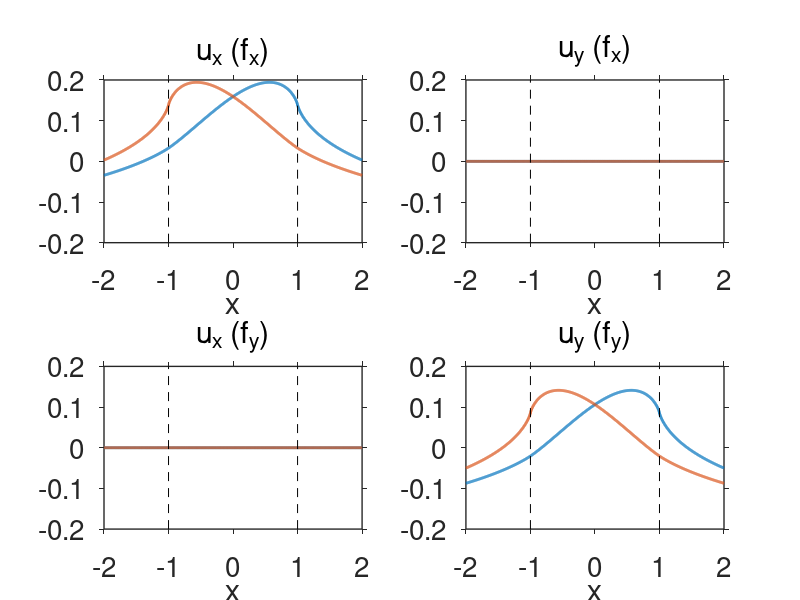
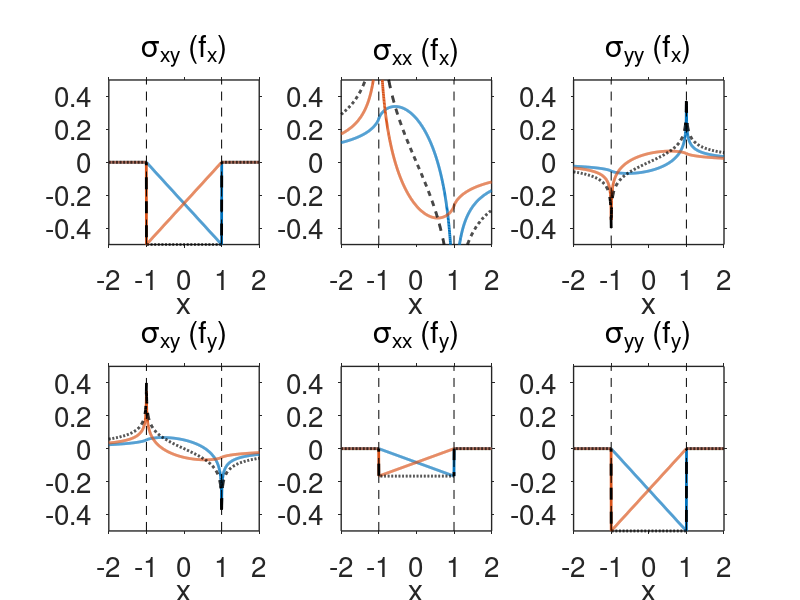

The MATLAB script that drew these images, in order: (Note: this script raises an error after producing the figures.)
% script to convert Mathematica expressions to MATLAB
% for Kelvin problem with linearly varying body forces along a line segment
% 
% AUTHORS:
% Rishav Mallick, JPL, 2024

clear

mu = 1;
nu = 0.25;

Nobs = 1000;
xo = linspace(-2,2,Nobs)';
yo = zeros(Nobs,1);

% Displacement kernels copied over from Mathematica for a horizontal line
% element present at y = 0, -w <= x <= w
% 
% ux,uy kernels have two linear basis functions
% f1: goes from (-w,0) to (w,1)
% f2: goes from (-w,1) to (w,0)

% ux kernels (is non-zero at yo = 0 only for fx)
ux_1 = @(fx,fy,w) ((1/8).*fx.*w.^(-1).*(w+(-1).*xo).*(3.*w+xo).*mu.^(-1).*nu.*(pi+(-1) ...
  .*pi.*nu).^(-1).*log((w+(-1).*xo).^2+yo.^2)+(1/32).*fx.*pi.^(-1).* ...
  w.^(-1).*mu.^(-1).*((-1)+nu).^(-1).*(4.*w.*(8.*w.*((-1)+nu)+xo.*((-3) ...
  +4.*nu))+(-16).*(w+xo).*yo.*((-1)+nu).*atan2((w-xo),yo)+ ...
  (-16).*(w+xo).*yo.*((-1)+nu).*atan2((w+xo),yo)+(3.*(w+(-1).* ...
  xo).*(3.*w+xo)+yo.^2.*(5+(-4).*nu)).*log((w+(-1).*xo).^2+yo.^2)+( ...
  3.*(w+xo).^2+(-5).*yo.^2+(-4).*(w+xo+(-1).*yo).*(w+xo+yo).*nu).* ...
  log((w+xo).^2+yo.^2)) + ...
  (1/16).*fy.*pi.^(-1).*w.^(-1).*yo.*mu.^(-1).*((-1)+nu).^(-1).*(4.*w+ ...
  (-2).*yo.*(atan2((w-xo),yo)+atan2((w+xo),yo))+( ...
  w+xo).*(log((w+(-1).*xo).^2+yo.^2)+(-1).*log((w+xo).^2+yo.^2))))./2;

ux_2 = @(fx,fy,w) (1/64).*fx.*pi.^(-1).*w.^(-1).*(w+(-1).*xo).^2.*mu.^(-1).*(3+(-4).* ...
  nu).*((-1)+nu).^(-1).*log((w+(-1).*xo).^2+yo.^2)+(1/32).*pi.^(-1).* ...
  w.^(-1).*(w+(-1).*xo).*mu.^(-1).*((-1)+nu).^(-1).*((-8).*fx.*yo.*(( ...
  -1)+nu).*(atan2((w-xo),yo)+atan2((w+xo),yo))+fy.* ...
  yo.*log((w+(-1).*xo).^2+yo.^2))+(1/64).*pi.^(-1).*w.^(-1).*mu.^(-1) ...
  .*((-1)+nu).^(-1).*(4.*w.*((-2).*fy.*yo+fx.*xo.*(3+(-4).*nu)+8.*fx.* ...
  w.*((-1)+nu))+yo.^2.*(4.*fy.*(atan2((w-xo),yo)+atan2((w+xo),yo))+...
  fx.*((-5)+4.*nu).*log((w+(-1).*xo).^2+yo.^2))+(2.* ...
  fy.*((-1).*w+xo).*yo+fx.*(3.*(3.*w+(-1).*xo).*(w+xo)+5.*yo.^2+(-4) ...
  .*((3.*w+(-1).*xo).*(w+xo)+yo.^2).*nu)).*log((w+xo).^2+yo.^2));

% uy kernels (is non-zero at yo = 0 only for fy)
uy_1 = @(fx,fy,w) (1/32).*fx.*pi.^(-1).*w.^(-1).*yo.*mu.^(-1).*((-1)+nu).^(-1).*(4.*w+ ...
  (-2).*yo.*(atan2(w-xo,yo)+atan2(w+xo,yo))+( ...
  w+xo).*(log((w+(-1).*xo).^2+yo.^2)+(-1).*log((w+xo).^2+yo.^2)))+( ...
  1/64).*fy.*pi.^(-1).*w.^(-1).*mu.^(-1).*((-1)+nu).^(-1).*(4.*w.*(2.* ...
  w+xo).*((-3)+4.*nu)+8.*(w+xo).*yo.*((-1)+2.*nu).*atan2((-w+xo),yo)+...
  (-8).*(w+xo).*yo.*((-1)+2.*nu).*atan2(w+xo,yo)+( ...
  w.^2.*(9+(-12).*nu)+yo.^2.*(1+(-4).*nu)+2.*w.*xo.*((-3)+4.*nu)+ ...
  xo.^2.*((-3)+4.*nu)).*log((w+(-1).*xo).^2+yo.^2)+(-1).*((-3).*(w+ ...
  xo).^2+yo.^2+4.*(w+xo+(-1).*yo).*(w+xo+yo).*nu).*log((w+xo).^2+ ...
  yo.^2));

uy_2 = @(fx,fy,w) fx.*((-1/32).*pi.^(-1).*w.^(-1).*yo.*mu.^(-1).*((-1)+nu).^(-1).*(4.* ...
  w+(-2).*yo.*(atan2(w-xo,yo)+atan2(w+xo,yo))+ ...
  ((-1).*w+xo).*log((w+(-1).*xo).^2+yo.^2))+(w+(-1).*xo).*yo.*(32.* ...
  pi.*w.*mu+(-32).*pi.*w.*mu.*nu).^(-1).*log(w.^2+2.*w.*xo+xo.^2+yo.^2) ...
  )+fy.*((-1/8).*pi.^(-1).*w.^(-1).*(w+(-1).*xo).*yo.*mu.^(-1).*((-1) ...
  +nu).^(-1).*((-1)+2.*nu).*(atan2(w-xo,yo)+atan2((w+xo),yo))+...
  (1/64).*pi.^(-1).*w.^(-1).*(w+(-1).*xo).^2.*mu.^(-1).* ...
  (3+(-4).*nu).*((-1)+nu).^(-1).*log((w+(-1).*xo).^2+yo.^2)+(1/64).* ...
  pi.^(-1).*w.^(-1).*mu.^(-1).*((-1)+nu).^(-1).*(4.*w.*(2.*w+(-1).*xo) ...
  .*((-3)+4.*nu)+yo.^2.*((-1)+4.*nu).*log((w+(-1).*xo).^2+yo.^2)+(3.*( ...
  3.*w+(-1).*xo).*(w+xo)+yo.^2+(-4).*((3.*w+(-1).*xo).*(w+xo)+yo.^2) ...
  .*nu).*log((w+xo).^2+yo.^2)));

% sxy kernels
sxy_1 = @(fx,fy,w) (-1/8).*fx.*pi.^(-1).*w.^(-1).*((-1)+nu).^(-1).*(2.*w.*(w+(-1).*xo) ...
  .*yo.*((w+(-1).*xo).^2+yo.^2).^(-1)+2.*(w+xo).*((-1)+nu).*atan2((w-xo),yo)+...
  2.*(w+xo).*((-1)+nu).*atan2((w+xo),yo)+( ...
  1/2).*yo.*((-3)+2.*nu).*(log((w+(-1).*xo).^2+yo.^2)+(-1).*log((w+ ...
  xo).^2+yo.^2)))+(1/8).*fy.*pi.^(-1).*w.^(-1).*((-1)+nu).^(-1).*(( ...
  -2).*w.*(w+(-1).*xo).^2.*((w+(-1).*xo).^2+yo.^2).^(-1)+4.*w.*nu+2.* ...
  yo.*nu.*atan2((-w+xo),yo)+(-2).*yo.*nu.*atan2((w+xo),yo)+...
  (1/2).*(w+xo).*((-1)+2.*nu).*(log((w+(-1).*xo).^2+yo.^2)+ ...
  (-1).*log((w+xo).^2+yo.^2)));

sxy_2 = @(fx,fy,w) (-1/16).*fx.*pi.^(-1).*w.^(-1).*((-1)+nu).^(-1).*(4.*w.*(w+xo).* ...
  yo.*((w+xo).^2+yo.^2).^(-1)+4.*(w+(-1).*xo).*((-1)+nu).*atan2((w-xo),yo)+4.*(w+(-1).*xo).*((-1)+nu).*atan2(w+xo,yo)+...
  (-1).*yo.*((-3)+2.*nu).*(log((w+(-1).*xo).^2+yo.^2)+(-1).*log( ...
  (w+xo).^2+yo.^2)))+(-1/16).*fy.*pi.^(-1).*w.^(-1).*((-1)+nu).^(-1) ...
  .*((-4).*w.*(w+xo).^2.*((w+xo).^2+yo.^2).^(-1)+8.*w.*nu+(-4).*yo.* ...
  nu.*atan2(w-xo,yo)+(-4).*yo.*nu.*atan2((w+xo),yo)+...
  ((-1).*w+xo).*((-1)+2.*nu).*(log((w+(-1).*xo).^2+yo.^2)+(-1).* ...
  log((w+xo).^2+yo.^2)));

% sxx kernels
sxx_1 = @(fx,fy,w) (1/8).*fx.*pi.^(-1).*w.^(-1).*((-1)+nu).^(-1).*(((w+(-1).*xo).^2+ ...
  yo.^2).^(-1).*((-6).*w.*(w+(-1).*xo).^2+(-8).*w.*yo.^2)+4.*w.*nu+( ...
  -2).*yo.*((-2)+nu).*atan2((w-xo),yo)+(-2).*yo.*((-2)+nu) ...
  .*atan2((w+xo),yo)+(1/2).*(w+xo).*((-3)+2.*nu).*(log((w+(-1) ...
  .*xo).^2+yo.^2)+(-1).*log((w+xo).^2+yo.^2)))+(1/8).*fy.*pi.^(-1).* ...
  w.^(-1).*((-1)+nu).^(-1).*(2.*w.*((-1).*w+xo).*yo.*((w+(-1).*xo) ...
  .^2+yo.^2).^(-1)+2.*(w+xo).*nu.*atan2((w-xo),yo)+2.*(w+ ...
  xo).*nu.*atan2((w+xo),yo)+(1/2).*yo.*(1+2.*nu).*(log((w+(-1).* ...
  xo).^2+yo.^2)+(-1).*log((w+xo).^2+yo.^2)));

sxx_2 = @(fx,fy,w) (1/16).*fx.*pi.^(-1).*w.^(-1).*((-1)+nu).^(-1).*(4.*w.*((w+xo).^2+ ...
  yo.^2).^(-1).*(3.*(w+xo).^2+4.*yo.^2+(-2).*((w+xo).^2+yo.^2).*nu)+ ...
  4.*yo.*((-2)+nu).*atan2(w-xo,yo)+4.*yo.*((-2)+nu).* ...
  atan2(w+xo,yo)+(w+(-1).*xo).*((-3)+2.*nu).*(log((w+(-1).* ...
  xo).^2+yo.^2)+(-1).*log((w+xo).^2+yo.^2)))+(1/16).*fy.*pi.^(-1).* ...
  w.^(-1).*((-1)+nu).^(-1).*((-4).*w.*(w+xo).*yo.*((w+xo).^2+yo.^2) ...
  .^(-1)+4.*(w+(-1).*xo).*nu.*atan2(w-xo,yo)+4.*(w+(-1) ...
  .*xo).*nu.*atan2(w+xo,yo)+(-1).*yo.*(1+2.*nu).*(log((w+(-1) ...
  .*xo).^2+yo.^2)+(-1).*log((w+xo).^2+yo.^2)));

% syy kernels
syy_1 = @(fx,fy,w) (-1/16).*fx.*pi.^(-1).*w.^(-1).*((-1)+nu).^(-1).*(((w+(-1).*xo).^2+ ...
  yo.^2).^(-1).*((-4).*w.*(w+(-1).*xo).^2+(-8).*w.*yo.^2)+8.*w.*nu+( ...
  -4).*yo.*((-1)+nu).*atan2((w-xo),yo)+(-4).*yo.*((-1)+nu) ...
  .*atan2((w+xo),yo)+(w+xo).*((-1)+2.*nu).*(log((w+(-1).*xo) ...
  .^2+yo.^2)+(-1).*log((w+xo).^2+yo.^2)))+(-1/8).*fy.*pi.^(-1).*w.^( ...
  -1).*((-1)+nu).^(-1).*(2.*w.*((-1).*w+xo).*yo.*((w+(-1).*xo).^2+ ...
  yo.^2).^(-1)+2.*(w+xo).*((-1)+nu).*atan2((w-xo),yo)+2.* ...
  (w+xo).*((-1)+nu).*atan2((w+xo),yo)+(1/2).*yo.*((-1)+2.*nu).*( ...
  log((w+(-1).*xo).^2+yo.^2)+(-1).*log((w+xo).^2+yo.^2)));

syy_2 = @(fx,fy,w) (-1/8).*fx.*pi.^(-1).*w.^(-1).*((-1)+nu).^(-1).*(2.*w.*((w+xo).^2+ ...
  yo.^2).^(-1).*((w+xo).^2+2.*yo.^2+(-2).*((w+xo).^2+yo.^2).*nu)+2.* ...
  yo.*((-1)+nu).*atan2(w-xo,yo)+2.*yo.*((-1)+nu).*atan2((w+xo),yo)+(1/2).*(w+(-1).*xo).*((-1)+2.*nu).*(log((w+(-1).* ...
  xo).^2+yo.^2)+(-1).*log((w+xo).^2+yo.^2)))+(-1/8).*fy.*pi.^(-1).* ...
  w.^(-1).*((-1)+nu).^(-1).*((-2).*w.*(w+xo).*yo.*((w+xo).^2+yo.^2) ...
  .^(-1)+2.*(w+(-1).*xo).*((-1)+nu).*atan2(w-xo,yo)+2.* ...
  (w+(-1).*xo).*((-1)+nu).*atan2(w+xo,yo)+(-1/2).*yo.*((-1)+ ...
  2.*nu).*(log((w+(-1).*xo).^2+yo.^2)+(-1).*log((w+xo).^2+yo.^2)));

% set element length
w = 1;

% Displacements
figure(1),clf
subplot(2,2,1)
plot(xo,ux_1(1,0,w),'Linewidth',2), hold on
plot(xo,ux_2(1,0,w),'Linewidth',2)
xlabel('x')
title('u_x (f_x)','FontWeight','normal')

subplot(2,2,3)
plot(xo,ux_1(0,1,w),'Linewidth',2), hold on
plot(xo,ux_2(0,1,w),'Linewidth',2)
xlabel('x')
title('u_x (f_y)','FontWeight','normal')

subplot(2,2,2)
plot(xo,uy_1(1,0,w),'Linewidth',2), hold on
plot(xo,uy_2(1,0,w),'Linewidth',2)
xlabel('x')
title('u_y (f_x)','FontWeight','normal')

subplot(2,2,4)
plot(xo,uy_1(0,1,w),'Linewidth',2), hold on
plot(xo,uy_2(0,1,w),'Linewidth',2)
xlabel('x')
title('u_y (f_y)','FontWeight','normal')
set(findobj(gcf,'type','axes'),'FontSize',20,'LineWidth',1,'TickDir','both','YLim',[-1 1]*0.2);
for i = 1:4
    subplot(2,2,i)
    plot([1 1]*w,get(gca,'YLim'),'k--')
    plot([1 1]*-w,get(gca,'YLim'),'k--')
end

% Stresses
% sxy
figure(11),clf
subplot(2,3,1)
plot(xo,sxy_1(1,0,w),'Linewidth',2), hold on
plot(xo,sxy_2(1,0,w),'Linewidth',2)
plot(xo,sxy_1(1,0,w)+sxy_2(1,0,w),'k--','Linewidth',2)
xlabel('x')
title('\sigma_{xy} (f_x)','FontWeight','normal')

subplot(2,3,4)
plot(xo,sxy_1(0,1,w),'Linewidth',2), hold on
plot(xo,sxy_2(0,1,w),'Linewidth',2)
plot(xo,sxy_1(0,1,w)+sxy_2(0,1,w),'k--','Linewidth',2)
xlabel('x')
title('\sigma_{xy} (f_y)','FontWeight','normal')

% sxx
subplot(2,3,2)
plot(xo,sxx_1(1,0,w),'Linewidth',2), hold on
plot(xo,sxx_2(1,0,w),'Linewidth',2)
plot(xo,sxx_1(1,0,w)+sxx_2(1,0,w),'k--','Linewidth',2)
xlabel('x')
title('\sigma_{xx} (f_x)','FontWeight','normal')

subplot(2,3,5)
plot(xo,sxx_1(0,1,w),'Linewidth',2), hold on
plot(xo,sxx_2(0,1,w),'Linewidth',2)
plot(xo,sxx_1(0,1,w)+sxx_2(0,1,w),'k--','Linewidth',2)
xlabel('x')
title('\sigma_{xx} (f_y)','FontWeight','normal')

% syy
subplot(2,3,3)
plot(xo,syy_1(1,0,w),'Linewidth',2), hold on
plot(xo,syy_2(1,0,w),'Linewidth',2)
plot(xo,syy_1(1,0,w)+syy_2(1,0,w),'k--','Linewidth',2)
xlabel('x')
title('\sigma_{yy} (f_x)','FontWeight','normal')

subplot(2,3,6)
plot(xo,syy_1(0,1,w),'Linewidth',2), hold on
plot(xo,syy_2(0,1,w),'Linewidth',2)
plot(xo,syy_1(0,1,w)+syy_2(0,1,w),'k--','Linewidth',2)
xlabel('x')
title('\sigma_{yy} (f_y)','FontWeight','normal')

set(findobj(gcf,'type','axes'),'FontSize',20,'LineWidth',1,'TickDir','both','YLim',[-1 1]*0.5);
for i = 1:6
    subplot(2,3,i)
    plot([1 1]*w,get(gca,'YLim'),'k--')
    plot([1 1]*-w,get(gca,'YLim'),'k--')
end


%% plot u,σ in the bulk
Nx = 100;
Ny = 100;
xg = linspace(-2,2,Nx);
yg = linspace(-2,2,Ny);
[xo,yo] = meshgrid(xg,yg);

[Disp,Stress,Strain] = LinForceKernelFS(xo(:),yo(:),0,0,w,nu,mu);

% Disp_kernels - [Nobs x (ux or uy) x (fx or fy) x 2 basis functions]
figure(100),clf
for i = 1:2 % ux or uy
    for j = 1:2 % fx or fy
        plotval = (i-1)*2 + j;
        subplot(2,2,plotval)
        for k = 1 % basis functions
            toplot = Disp(:,i,j,k);
            pcolor(xg,yg,reshape(toplot,Ny,Nx)), shading interp
            colorbar
        end
        if j == 1
            title('f_x')
        else
            title('f_y')
        end
        axis tight equal
    end
end

% Stress or strain kernels - [Nobs x (sxx,sxy,syy) x (fx or fy) x 2 basis functions]
figure(101),clf
for i = 1:3 % sxx, sxy or syy
    for j = 1:2 % fx or fy
        plotval = (i-1)*2 + j;
        subplot(3,2,plotval)
        for k = 1 % basis functions
            toplot = Stress(:,i,j,k);          
            pcolor(xg,yg,reshape(toplot,Ny,Nx)), shading interp
            colorbar, clim([-1 1]*0.5)
            colormap(turbo(20))
        end
        if j == 1
            title('f_x')
        else
            title('f_y')
        end
        axis tight equal
        set(gca,'FontSize',15,'LineWidth',1.5,'TickDir','out')
    end
end

%% test strain using FD displacement gradient calculations
[duxdx,duxdy] = gradient(reshape(Disp(:,1,2,1),Ny,Nx),xg,yg);
[duydx,duydy] = gradient(reshape(Disp(:,2,2,1),Ny,Nx),xg,yg);
toplot = (duxdy + duydx)./2;% exy
% toplot = duxdx;% exx
% toplot = duydy;% eyy

figure(200),clf
subplot(2,1,1)
pcolor(xg,yg,toplot), shading interp
colorbar, 
clim([-1 1]*0.25)
colormap(turbo(20))
axis tight equal

subplot(2,1,2)
toplot = reshape(Strain(:,2,2,1),Ny,Nx);
pcolor(xg,yg,toplot), shading interp
colorbar, 
clim([-1 1]*0.25)
colormap(turbo(20))
axis tight equal



